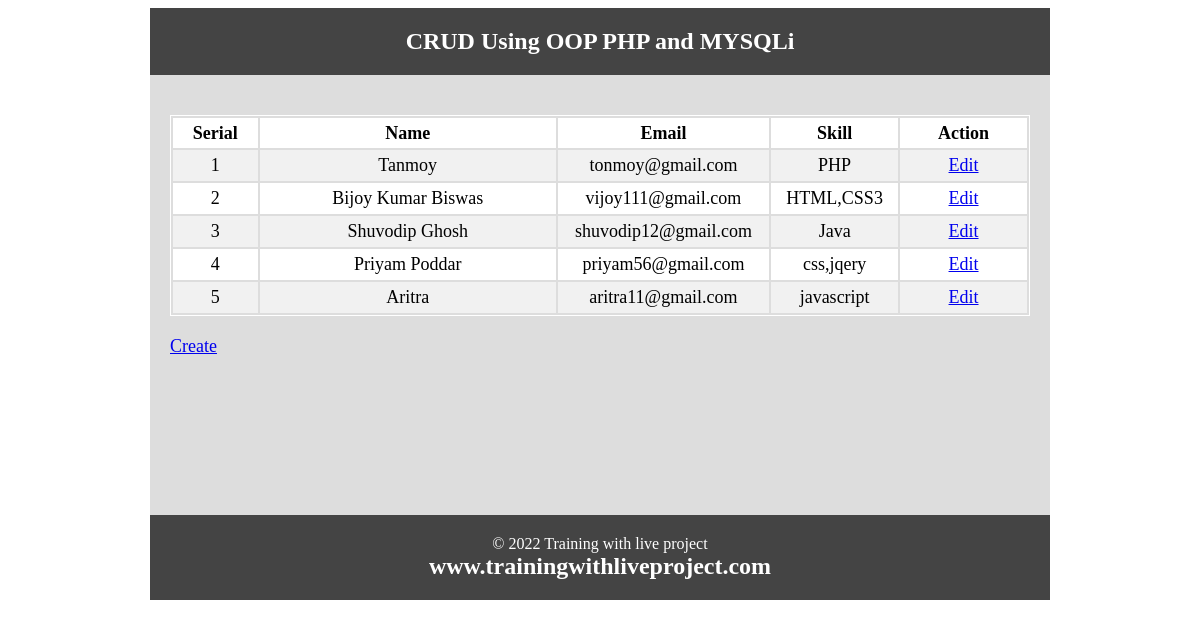
The page / on the database its author committed.
### tables this page shows
CREATE TABLE `tbl_user` (
  `id` int(11) NOT NULL,
  `name` varchar(50) NOT NULL,
  `email` varchar(255) NOT NULL,
  `skill` varchar(50) NOT NULL
);

### database.php (called while the page is built, shortened)
<?php
class Database{
	public $host    = DB_HOST;
	public $user    = DB_USER;
	public $pass    = DB_PASS;
	public $dbname  = DB_NAME;
	public $link;
	private function connectDB(){
		$this->link = new mysqli($this->host, $this->user,$this->pass,$this->dbname);
	}
	public function select ($query){
		$result = $this->link->query($query) or die ($this->link->error.__LINE__);
		if ($result->num_rows > 0) {
		      return $result;
		}else{
			return false;
		}
	}
     }

### index.php (the view, shortened to what this page needs)
<?php
include 'inc/header.php';
include "database.php";
?>
<?php
 $db = new Database();
 $query = "SELECT * FROM tbl_user";
 $read =$db->select($query);
?>
<table class="tblone">
	<tr>
		<th width="10%">Serial</th>
		<th width="35%">Name</th>
		<th width="25%">Email</th>
		<th width="15%">Skill</th>
		<th width="25%">Action</th>
	</tr>
   <?php if($read) { ?>
   	 <?php
		$i=1;
		while($row = $read->fetch_assoc()) {
   	  ?>
    <tr>
     <td><?php echo  $i++ ?></td>
     <td><?php echo $row['name']; ?></td>
     <td><?php echo $row['email']; ?></td>
     <td><?php echo $row['skill']; ?></td>
     <td><a href="update.php?id=<?php echo urlencode($row['id']) ; ?>">Edit</a></td>
    </tr>
  <?php } ?>
<?php } else { ?>
<p> Data is not available!!</p>
<?php } ?>
</table>
<a href="create.php">Create</a>
<?php include 'inc/footer.php'; ?>

### inc/header.php (shortened to what this page needs)
<!doctype html>
<html>
<head>
</head>
<body>
<div class="phpcoding">
 <section class="headeroption">
  <h2><?php echo "CRUD Using OOP PHP and MYSQLi"; ?></h2>
 </section>
  <section class="maincontent">

### inc/footer.php
</section>
<section class="footeroption">
 <p>© <?php echo date("Y"); ?> Training with live project</p>
  <h2><?php echo "www.trainingwithliveproject.com"; ?></h2>
 </section>
</div>
</body>
</html>

### rows shown on the page
tbl_user: name "Tanmoy", email "tonmoy@gmail.com", skill "PHP"
tbl_user: name "Bijoy Kumar Biswas", email "vijoy111@gmail.com", skill "HTML,CSS3"
tbl_user: name "Shuvodip Ghosh", email "shuvodip12@gmail.com", skill "Java"
tbl_user: name "Priyam Poddar", email "priyam56@gmail.com", skill "css,jqery"
tbl_user: name "Aritra", email "aritra11@gmail.com", skill "javascript"
